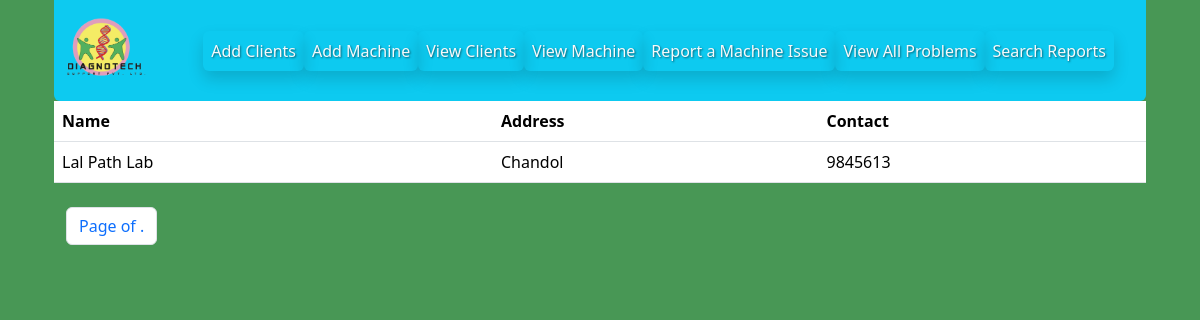
The page /clients/1/ (signed in) on the database as committed earlier.
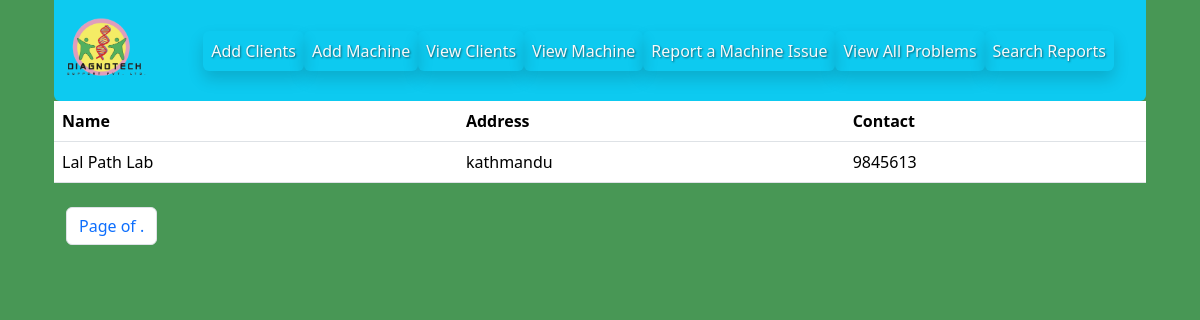
The same page on the database as committed later.
### digidiagno/models/clientmodel.py (models this page shows, shortened)
class ClientModel(models.Model):
    client_name = models.CharField( max_length=50)
    client_address = models.CharField( max_length=50)
    client_contact = models.CharField( max_length=50)
    contact_number = models.CharField(max_length=50, blank=True, null=True)
    contact_email = models.CharField(max_length=50, blank=True, null=True)
    warranty_amc_status = models.CharField(max_length=50, choices=choice, blank=True, null=True)
    class Meta:
            ordering = ['-id']

### digidiagno/views/clientview.py (the view)
# urls.py: path('clients/<int:client_id>/', ClientView.view_clients_by_id, name = "client_by_id"),
    @login_required
    def view_clients_by_id(request, client_id):
       clients_by_id =  ClientModel.objects.filter(pk = int(client_id))
       return render(request, 'clients.html', {'clients_by_id':clients_by_id})

### digidiagno/templates/clients.html (shortened to what this page needs)
{% extends "base.html" %}
{% block content %}
{% if user.is_authenticated %}
{% include "header.html" %}
   <div class="container">
    <div class="row">
        <div class="col-lg-12">
            <div class="table-responsive">
                <table class="table">
                    {% for x in clients_by_id  %}
                    <tr>
                        <th>Name</th>
                        <th>Address</th>
                        <th>Contact</th>
                    </tr>
                            <tr>
                            <a href="#" class="link-info"><td>{{ x.client_name }}</td></a>
                            <td>{{ x.client_address }}</td>
                            <td>{{ x.client_contact }}</td>
                            </tr>
                    {% endfor %}
                </table>
            </div>
        </div>
    </div>
    <div class="container">
        <div class="row">
            <div class="col-lg-12">
                <div class="d-flex mt-2 .justify-content-end">
                    <nav aria-label="Page navigation example">
                        <ul class="pagination">
                          <li class="page-item"><a class="page-link" href="#">
                            Page {{ page_obj.number }} of {{ page_obj.paginator.num_pages }}.
                        </a></li>
                        </ul>
                      </nav>
                </div>
            </div>
        </div>
       </div>
   </div>
    {% endif %}
{% endblock %}

Rows that differ between the two databases and show on the page:
changed ClientModel "Lal Path Lab": client_address "Chandol" → "kathmandu"
